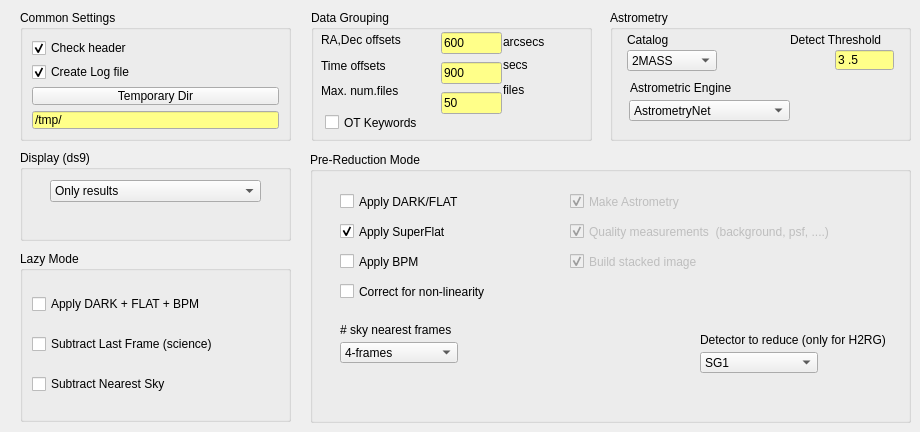
    <widget class="QWidget" name="TabPage">
     <attribute name="title">
      <string>Setup</string>
     </attribute>
     <widget class="QGroupBox" name="groupBox">
      <property name="geometry">
       <rect>
        <x>20</x>
        <y>10</y>
        <width>271</width>
        <height>131</height>
       </rect>
      </property>
      <property name="title">
       <string>Common Settings</string>
      </property>
      <layout class="QVBoxLayout" name="verticalLayout_2">
       <item>
        <widget class="QCheckBox" name="checkBox">
         <property name="text">
          <string>Check header</string>
         </property>
         <property name="checked">
          <bool>true</bool>
         </property>
        </widget>
       </item>
       <item>
        <widget class="QCheckBox" name="checkBox7_2_2_2">
         <property name="text">
          <string>Create Log file</string>
         </property>
         <property name="checked">
          <bool>true</bool>
         </property>
        </widget>
       </item>
       <item>
        <widget class="QPushButton" name="pushButton_tempD">
         <property name="toolTip">
          <string>Browse the temporal file location</string>
         </property>
         <property name="text">
          <string>Temporary Dir</string>
         </property>
        </widget>
       </item>
       <item>
        <widget class="QLineEdit" name="lineEdit_tempD">
         <property name="palette">
          <palette>
           <active>
            <colorrole role="Base">
             <brush brushstyle="SolidPattern">
              <color alpha="255">
               <red>255</red>
               <green>255</green>
               <blue>137</blue>
              </color>
             </brush>
            </colorrole>
           </active>
           <inactive>
            <colorrole role="Base">
             <brush brushstyle="SolidPattern">
              <color alpha="255">
               <red>255</red>
               <green>255</green>
               <blue>137</blue>
              </color>
             </brush>
            </colorrole>
           </inactive>
           <disabled>
            <colorrole role="Base">
             <brush brushstyle="SolidPattern">
              <color alpha="255">
               <red>244</red>
               <green>244</green>
               <blue>244</blue>
              </color>
             </brush>
            </colorrole>
           </disabled>
          </palette>
         </property>
         <property name="toolTip">
          <string>Temporal files location</string>
         </property>
         <property name="text">
          <string>/tmp/</string>
         </property>
         <property name="readOnly">
          <bool>true</bool>
         </property>
        </widget>
       </item>
      </layout>
     </widget>
     <widget class="QGroupBox" name="groupBox_2">
      <property name="geometry">
       <rect>
        <x>311</x>
        <y>10</y>
        <width>281</width>
        <height>131</height>
       </rect>
      </property>
      <property name="title">
       <string>Data Grouping</string>
      </property>
      <widget class="QLabel" name="textLabel5">
       <property name="geometry">
        <rect>
         <x>192</x>
         <y>22</y>
         <width>58</width>
         <height>20</height>
        </rect>
       </property>
       <property name="text">
        <string>arcsecs</string>
       </property>
       <property name="wordWrap">
        <bool>false</bool>
       </property>
      </widget>
      <widget class="QLabel" name="textLabel5_2">
       <property name="geometry">
        <rect>
         <x>192</x>
         <y>45</y>
         <width>58</width>
         <height>20</height>
        </rect>
       </property>
       <property name="midLineWidth">
        <number>1</number>
       </property>
       <property name="text">
        <string>secs</string>
       </property>
       <property name="wordWrap">
        <bool>false</bool>
       </property>
      </widget>
      <widget class="QCheckBox" name="checkBox_data_grouping_OT">
       <property name="geometry">
        <rect>
         <x>14</x>
         <y>103</y>
         <width>140</width>
         <height>19</height>
        </rect>
       </property>
       <property name="text">
        <string>OT Keywords</string>
       </property>
       <property name="checked">
        <bool>false</bool>
       </property>
      </widget>
      <widget class="QLabel" name="textLabel5_3">
       <property name="geometry">
        <rect>
         <x>192</x>
         <y>70</y>
         <width>58</width>
         <height>20</height>
        </rect>
       </property>
       <property name="midLineWidth">
        <number>1</number>
       </property>
       <property name="text">
        <string>files</string>
       </property>
       <property name="wordWrap">
        <bool>false</bool>
       </property>
      </widget>
      <widget class="QWidget" name="layoutWidget">
       <property name="geometry">
        <rect>
         <x>10</x>
         <y>20</y>
         <width>93</width>
         <height>71</height>
        </rect>
       </property>
       <layout class="QVBoxLayout" name="verticalLayout_3">
        <item>
         <widget class="QLabel" name="textLabel4_3">
          <property name="text">
           <string>RA,Dec offsets</string>
          </property>
          <property name="wordWrap">
           <bool>false</bool>
          </property>
         </widget>
        </item>
        <item>
         <widget class="QLabel" name="textLabel4_3_2">
          <property name="text">
           <string>Time offsets</string>
          </property>
          <property name="wordWrap">
           <bool>false</bool>
          </property>
         </widget>
        </item>
        <item>
         <widget class="QLabel" name="textLabel4_3_3">
          <property name="text">
           <string>Max. num.files</string>
          </property>
          <property name="wordWrap">
           <bool>false</bool>
          </property>
         </widget>
        </item>
       </layout>
      </widget>
      <widget class="QWidget" name="layoutWidget">
       <property name="geometry">
        <rect>
         <x>130</x>
         <y>20</y>
         <width>61</width>
         <height>89</height>
        </rect>
       </property>
       <layout class="QVBoxLayout" name="verticalLayout_4">
        <item>
         <widget class="QLineEdit" name="lineEdit_ra_dec_near_offset">
          <property name="palette">
           <palette>
            <active>
             <colorrole role="Base">
              <brush brushstyle="SolidPattern">
               <color alpha="255">
                <red>255</red>
                <green>255</green>
                <blue>137</blue>
               </color>
              </brush>
             </colorrole>
            </active>
            <inactive>
             <colorrole role="Base">
              <brush brushstyle="SolidPattern">
               <color alpha="255">
                <red>255</red>
                <green>255</green>
                <blue>137</blue>
               </color>
              </brush>
             </colorrole>
            </inactive>
            <disabled>
             <colorrole role="Base">
              <brush brushstyle="SolidPattern">
               <color alpha="255">
                <red>244</red>
                <green>244</green>
                <blue>244</blue>
               </color>
              </brush>
             </colorrole>
            </disabled>
           </palette>
          </property>
          <property name="inputMask">
           <string>#####</string>
          </property>
          <property name="text">
           <string>600</string>
          </property>
         </widget>
        </item>
        <item>
         <widget class="QLineEdit" name="lineEdit_time_near_offset">
          <property name="palette">
           <palette>
            <active>
             <colorrole role="Base">
              <brush brushstyle="SolidPattern">
               <color alpha="255">
                <red>255</red>
                <green>255</green>
                <blue>137</blue>
               </color>
              </brush>
             </colorrole>
            </active>
            <inactive>
             <colorrole role="Base">
              <brush brushstyle="SolidPattern">
               <color alpha="255">
                <red>255</red>
                <green>255</green>
                <blue>137</blue>
               </color>
              </brush>
             </colorrole>
            </inactive>
            <disabled>
             <colorrole role="Base">
              <brush brushstyle="SolidPattern">
               <color alpha="255">
                <red>244</red>
                <green>244</green>
                <blue>244</blue>
               </color>
              </brush>
             </colorrole>
            </disabled>
           </palette>
          </property>
          <property name="inputMask">
           <string>#####</string>
          </property>
          <property name="text">
           <string>900</string>
          </property>
         </widget>
        </item>
        <item>
         <widget class="QLineEdit" name="lineEdit_max_num_files">
          <property name="palette">
           <palette>
            <active>
             <colorrole role="Base">
              <brush brushstyle="SolidPattern">
               <color alpha="255">
                <red>255</red>
                <green>255</green>
                <blue>137</blue>
               </color>
              </brush>
             </colorrole>
            </active>
            <inactive>
             <colorrole role="Base">
              <brush brushstyle="SolidPattern">
               <color alpha="255">
                <red>255</red>
                <green>255</green>
                <blue>137</blue>
               </color>
              </brush>
             </colorrole>
            </inactive>
            <disabled>
             <colorrole role="Base">
              <brush brushstyle="SolidPattern">
               <color alpha="255">
                <red>244</red>
                <green>244</green>
                <blue>244</blue>
               </color>
              </brush>
             </colorrole>
            </disabled>
           </palette>
          </property>
          <property name="inputMask">
           <string>####</string>
          </property>
          <property name="text">
           <string>50</string>
          </property>
         </widget>
        </item>
       </layout>
      </widget>
     </widget>
     <widget class="QGroupBox" name="groupBox_3">
      <property name="geometry">
       <rect>
        <x>610</x>
        <y>10</y>
        <width>301</width>
        <height>131</height>
       </rect>
      </property>
      <property name="title">
       <string>Astrometry</string>
      </property>
      <widget class="QComboBox" name="comboBox_AstromCatalog">
       <property name="geometry">
        <rect>
         <x>17</x>
         <y>40</y>
         <width>90</width>
         <height>21</height>
        </rect>
       </property>
       <item>
        <property name="text">
         <string>2MASS</string>
        </property>
       </item>
       <item>
        <property name="text">
         <string>USNO-B1</string>
        </property>
       </item>
       <item>
        <property name="text">
         <string>GSC 2.2</string>
        </property>
       </item>
       <item>
        <property name="text">
         <string>SDSS-R5</string>
        </property>
       </item>
       <item>
        <property name="text">
         <string>UCAC-2</string>
        </property>
       </item>
       <item>
        <property name="text">
         <string>FILE</string>
        </property>
       </item>
      </widget>
      <widget class="QLabel" name="textLabel1_2">
       <property name="geometry">
        <rect>
         <x>17</x>
         <y>20</y>
         <width>58</width>
         <height>20</height>
        </rect>
       </property>
       <property name="text">
        <string>Catalog</string>
       </property>
       <property name="wordWrap">
        <bool>false</bool>
       </property>
      </widget>
      <widget class="QLabel" name="textLabel3_4">
       <property name="geometry">
        <rect>
         <x>20</x>
         <y>70</y>
         <width>161</width>
         <height>16</height>
        </rect>
       </property>
       <property name="text">
        <string>Astrometric Engine</string>
       </property>
       <property name="wordWrap">
        <bool>false</bool>
       </property>
      </widget>
      <widget class="QComboBox" name="comboBox_AstromEngine">
       <property name="geometry">
        <rect>
         <x>19</x>
         <y>90</y>
         <width>161</width>
         <height>21</height>
        </rect>
       </property>
       <property name="currentIndex">
        <number>0</number>
       </property>
       <item>
        <property name="text">
         <string>AstrometryNet</string>
        </property>
       </item>
       <item>
        <property name="text">
         <string>SCAMP</string>
        </property>
       </item>
      </widget>
      <widget class="QLineEdit" name="line_edit_detect_threshold">
       <property name="geometry">
        <rect>
         <x>225</x>
         <y>40</y>
         <width>59</width>
         <height>20</height>
        </rect>
       </property>
       <property name="palette">
        <palette>
         <active>
          <colorrole role="Base">
           <brush brushstyle="SolidPattern">
            <color alpha="255">
             <red>255</red>
             <green>255</green>
             <blue>137</blue>
            </color>
           </brush>
          </colorrole>
         </active>
         <inactive>
          <colorrole role="Base">
           <brush brushstyle="SolidPattern">
            <color alpha="255">
             <red>255</red>
             <green>255</green>
             <blue>137</blue>
            </color>
           </brush>
          </colorrole>
         </inactive>
         <disabled>
          <colorrole role="Base">
           <brush brushstyle="SolidPattern">
            <color alpha="255">
             <red>244</red>
             <green>244</green>
             <blue>244</blue>
            </color>
           </brush>
          </colorrole>
         </disabled>
        </palette>
       </property>
       <property name="inputMask">
        <string>##.##</string>
       </property>
       <property name="text">
        <string>3.5</string>
       </property>
      </widget>
      <widget class="QLabel" name="textLabel4_4">
       <property name="geometry">
        <rect>
         <x>180</x>
         <y>20</y>
         <width>111</width>
         <height>20</height>
        </rect>
       </property>
       <property name="text">
        <string>Detect Threshold</string>
       </property>
       <property name="wordWrap">
        <bool>false</bool>
       </property>
      </widget>
     </widget>
     <widget class="QGroupBox" name="groupBox_LazyMode">
      <property name="geometry">
       <rect>
        <x>20</x>
        <y>251</y>
        <width>271</width>
        <height>171</height>
       </rect>
      </property>
      <property name="title">
       <string>Lazy Mode</string>
      </property>
      <layout class="QVBoxLayout" name="verticalLayout">
       <item>
        <widget class="QCheckBox" name="checkBox_subDark_FF_BPM">
         <property name="toolTip">
          <string>Substract Dark, apply Flat-Field and grab BPM</string>
         </property>
         <property name="text">
          <string>Apply DARK + FLAT + BPM</string>
         </property>
         <property name="checked">
          <bool>false</bool>
         </property>
         <property name="autoExclusive">
          <bool>true</bool>
         </property>
        </widget>
       </item>
       <item>
        <widget class="QCheckBox" name="checkBox_subLastFrame">
         <property name="statusTip">
          <string>Subtract last science frame for sky subtraction</string>
         </property>
         <property name="text">
          <string>Subtract Last Frame (science)</string>
         </property>
         <property name="autoExclusive">
          <bool>true</bool>
         </property>
        </widget>
       </item>
       <item>
        <widget class="QCheckBox" name="checkBox_subSky">
         <property name="enabled">
          <bool>true</bool>
         </property>
         <property name="statusTip">
          <string>Subtract the sky computed from last sky sci frames</string>
         </property>
         <property name="text">
          <string>Subtract Nearest Sky</string>
         </property>
         <property name="autoExclusive">
          <bool>true</bool>
         </property>
        </widget>
       </item>
      </layout>
     </widget>
     <widget class="QGroupBox" name="groupBox_PrereductionMode">
      <property name="geometry">
       <rect>
        <x>310</x>
        <y>152</y>
        <width>601</width>
        <height>271</height>
       </rect>
      </property>
      <property name="title">
       <string>Pre-Reduction Mode</string>
      </property>
      <widget class="QComboBox" name="comboBox_pre_skyWindow">
       <property name="geometry">
        <rect>
         <x>30</x>
         <y>190</y>
         <width>118</width>
         <height>21</height>
        </rect>
       </property>
       <property name="currentIndex">
        <number>3</number>
       </property>
       <item>
        <property name="text">
         <string>1-Current frame</string>
        </property>
       </item>
       <item>
        <property name="text">
         <string>2-frames</string>
        </property>
       </item>
       <item>
        <property name="text">
         <string>3-frames</string>
        </property>
       </item>
       <item>
        <property name="text">
         <string>4-frames</string>
        </property>
       </item>
       <item>
        <property name="text">
         <string>5-frames</string>
        </property>
       </item>
      </widget>
      <widget class="QCheckBox" name="checkBox_pre_QM">
       <property name="enabled">
        <bool>false</bool>
       </property>
       <property name="geometry">
        <rect>
         <x>260</x>
         <y>70</y>
         <width>311</width>
         <height>19</height>
        </rect>
       </property>
       <property name="text">
        <string>Quality measurements  (background, psf, ....)</string>
       </property>
       <property name="checked">
        <bool>true</bool>
       </property>
      </widget>
      <widget class="QLabel" name="textLabel3">
       <property name="geometry">
        <rect>
         <x>30</x>
         <y>170</y>
         <width>151</width>
         <height>16</height>
        </rect>
       </property>
       <property name="text">
        <string># sky nearest frames</string>
       </property>
       <property name="wordWrap">
        <bool>false</bool>
       </property>
      </widget>
      <widget class="QCheckBox" name="checkBox_pre_MA">
       <property name="enabled">
        <bool>false</bool>
       </property>
       <property name="geometry">
        <rect>
         <x>260</x>
         <y>40</y>
         <width>180</width>
         <height>19</height>
        </rect>
       </property>
       <property name="text">
        <string>Make Astrometry</string>
       </property>
       <property name="checked">
        <bool>true</bool>
       </property>
      </widget>
      <widget class="QCheckBox" name="checkBox_pre_appBPM">
       <property name="geometry">
        <rect>
         <x>30</x>
         <y>100</y>
         <width>180</width>
         <height>19</height>
        </rect>
       </property>
       <property name="text">
        <string>Apply BPM</string>
       </property>
       <property name="checked">
        <bool>false</bool>
       </property>
      </widget>
      <widget class="QCheckBox" name="checkBox_pre_subDark_FF">
       <property name="geometry">
        <rect>
         <x>30</x>
         <y>40</y>
         <width>180</width>
         <height>19</height>
        </rect>
       </property>
       <property name="text">
        <string>Apply DARK/FLAT</string>
       </property>
       <property name="checked">
        <bool>false</bool>
       </property>
      </widget>
      <widget class="QCheckBox" name="checkBox_pre_appSF">
       <property name="geometry">
        <rect>
         <x>30</x>
         <y>70</y>
         <width>180</width>
         <height>19</height>
        </rect>
       </property>
       <property name="text">
        <string>Apply SuperFlat</string>
       </property>
       <property name="checked">
        <bool>true</bool>
       </property>
      </widget>
      <widget class="QCheckBox" name="checkBox_pre_BS">
       <property name="enabled">
        <bool>false</bool>
       </property>
       <property name="geometry">
        <rect>
         <x>260</x>
         <y>100</y>
         <width>171</width>
         <height>19</height>
        </rect>
       </property>
       <property name="text">
        <string>Build stacked image</string>
       </property>
       <property name="checked">
        <bool>true</bool>
       </property>
      </widget>
      <widget class="QCheckBox" name="checkBox_pre_appNLC">
       <property name="geometry">
        <rect>
         <x>30</x>
         <y>130</y>
         <width>181</width>
         <height>19</height>
        </rect>
       </property>
       <property name="text">
        <string>Correct for non-linearity</string>
       </property>
       <property name="checked">
        <bool>false</bool>
       </property>
      </widget>
      <widget class="QComboBox" name="comboBox_detector">
       <property name="geometry">
        <rect>
         <x>390</x>
         <y>200</y>
         <width>118</width>
         <height>21</height>
        </rect>
       </property>
       <property name="currentIndex">
        <number>0</number>
       </property>
       <item>
        <property name="text">
         <string>SG1</string>
        </property>
       </item>
       <item>
        <property name="text">
         <string>SG2</string>
        </property>
       </item>
       <item>
        <property name="text">
         <string>SG3</string>
        </property>
       </item>
       <item>
        <property name="text">
         <string>SG4</string>
        </property>
       </item>
       <item>
        <property name="text">
         <string>SG123</string>
        </property>
       </item>
       <item>
        <property name="text">
         <string>All</string>
        </property>
       </item>
      </widget>
      <widget class="QLabel" name="textLabel3_3">
       <property name="geometry">
        <rect>
         <x>390</x>
         <y>180</y>
         <width>211</width>
         <height>16</height>
        </rect>
       </property>
       <property name="text">
        <string>Detector to reduce (only for H2RG)</string>
       </property>
       <property name="wordWrap">
        <bool>false</bool>
       </property>
      </widget>
     </widget>
     <widget class="QGroupBox" name="groupBox_4">
      <property name="geometry">
       <rect>
        <x>20</x>
        <y>150</y>
        <width>271</width>
        <height>91</height>
       </rect>
      </property>
      <property name="title">
       <string>Display (ds9)</string>
      </property>
      <widget class="QComboBox" name="comboBox_show_imgs">
       <property name="geometry">
        <rect>
         <x>30</x>
         <y>30</y>
         <width>211</width>
         <height>22</height>
        </rect>
       </property>
       <item>
        <property name="text">
         <string>Only results</string>
        </property>
       </item>
       <item>
        <property name="text">
         <string>Only new files in 'Input Dir'</string>
        </property>
       </item>
       <item>
        <property name="text">
         <string>All files</string>
        </property>
       </item>
       <item>
        <property name="text">
         <string>None</string>
        </property>
       </item>
      </widget>
     </widget>
    </widget>
